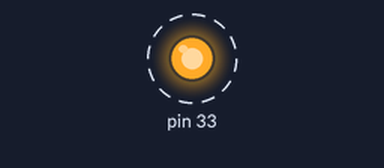
Recording of a program running on a simulated Raspberry Pi (header pin numbers). On the bench: output pins drawn as LEDs (lit = HIGH). Dashed ring = blinking.

Above: at 0.5 s.
Timing chart, 0 to 4.6 s (numbered marks = the images above):
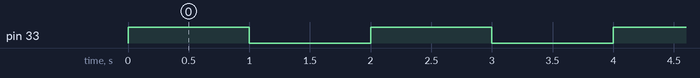

Measured:
- by itself, pin 33: alternates HIGH for 1.0 s and LOW for 1.0 s

The program:

blink.py
```python
import RPi.GPIO as GPIO
import time
GPIO.setmode(GPIO.BOARD)
GPIO.setup(33,GPIO.OUT)

try:
	while True:
		GPIO.output(33,1)
		time.sleep(1)
		GPIO.output(33,0)
		time.sleep(1)
except KeyboardInterrupt:
	GPIO.cleanup()
	print ('exeting')
```
